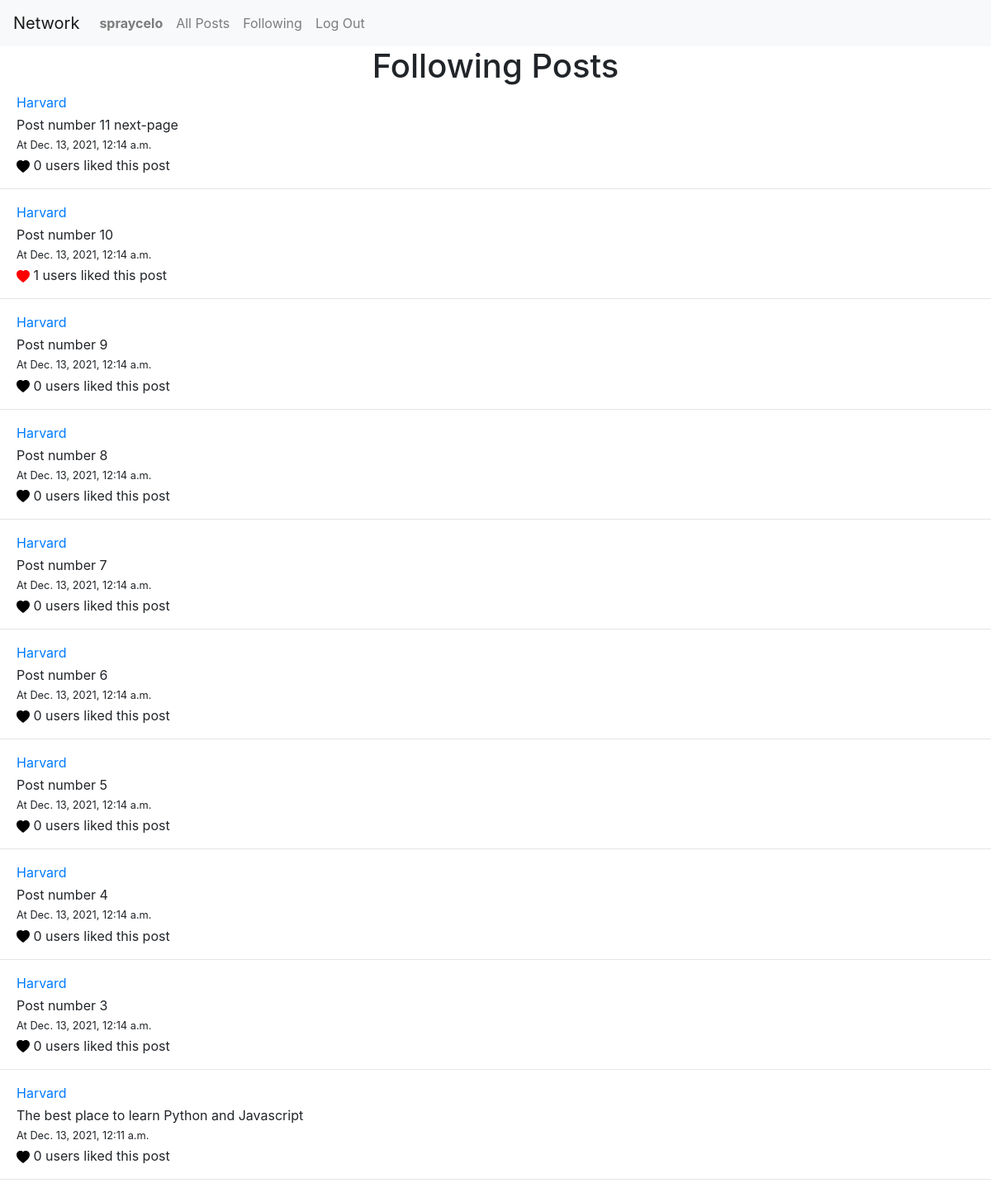
The page /following (signed in) on the database its author committed.
### network/models.py (models this page shows, shortened)
class User(AbstractUser):
    following = models.ManyToManyField("User", related_name="followers")
    pass
    def __str__(self):
        return f"{self.username}"

class Post(models.Model):
    user = models.ForeignKey("User",on_delete=models.CASCADE, related_name="usersPost")
    content = models.CharField(max_length=255)
    likes = models.ManyToManyField("User", related_name="peaopleliked", blank=True)
    timestamp = models.DateTimeField(auto_now_add=True)
    class Meta:
        ordering = ["timestamp"]

### network/views.py (the view)
# urls.py: path("following", views.followingPosts, name="following"),
@csrf_exempt
def followingPosts(request):
    likebutton(request, request.user, request.body)
    user = User.objects.get(username=request.user)
    userFollowing = [user.username for user in user.following.all()]
    allPosts = Post.objects.filter(user__username__in=userFollowing).order_by("-timestamp").exclude(user__username=request.user)
    p = Paginator(allPosts, 10)
    page_num = request.GET.get("page", 1)
    page = p.page(page_num)
    return render(request, "network/following.html", {
        "FollowingPosts": page,
    })

### network/views.py (called while the page is built)
def likebutton(request, user, content):
    if request.method == "PUT":
        data = json.loads(content)
        userLiking = User.objects.get(username=user)
        postLiking = Post.objects.get(id=data["id"])
    if request.method == "PUT" and str(userLiking) in [i.username for i in postLiking.likes.all()] :
        postLiking.likes.remove(userLiking)
        postLiking.save()
    elif request.method == "PUT" and userLiking not in [i.username for i in postLiking.likes.all()]:
        postLiking.likes.add(userLiking)
        postLiking.save()

### network/templates/network/following.html (shortened to what this page needs)
{% extends "network/layout.html" %}
{% load static %}
{% block following %}
<div id="containerPosts">
    <h1 class="text-center">Following Posts</h1>
    {%for posts in FollowingPosts%}
    <div class="allPosts">
        <a href="{% url 'profile' posts.user %}">{{posts.user}}</a>
        <span>{{posts.content}}</span>
        <small>At {{posts.timestamp}}</small>
        {%if user.username in posts.likes.all|join:"," %}
        <span>
          <svg class="likeIcon" xmlns="http://www.w3.org/2000/svg" width="16" height="16" fill="red" class="bi bi-heart-fill" viewBox="0 0 16 16">
          <path data-id="{{posts.id}}" fill-rule="evenodd" d="M8 1.314C12.438-3.248 23.534 4.735 8 15-7.534 4.736 3.562-3.248 8 1.314z"/>
        </svg> {{posts.likes.all|length}} users liked this post</span>
        {%else%}
        <span>
          <svg class="likeIcon" xmlns="http://www.w3.org/2000/svg" width="16" height="16" fill="black" class="bi bi-heart-fill" viewBox="0 0 16 16">
            <path data-id="{{posts.id}}" fill-rule="evenodd" d="M8 1.314C12.438-3.248 23.534 4.735 8 15-7.534 4.736 3.562-3.248 8 1.314z"/>
          </svg>
          {{posts.likes.all|length}} users liked this post
        </span>
        {%endif%}
    </div>
    <hr>
    {%endfor%}
</div>
<div>
    <nav >
      </nav>
</div>
{% endblock %}

### network/templates/network/layout.html (shortened to what this page needs)
{% load static %}
<!DOCTYPE html>
<html lang="en">
    <head>
        <link rel="stylesheet" href="https://stackpath.bootstrapcdn.com/bootstrap/4.4.1/css/bootstrap.min.css">
        <link href="{% static 'network/styles.css' %}" rel="stylesheet">
    </head>
    <body>
        <nav class="navbar navbar-expand-lg navbar-light bg-light">
            <a class="navbar-brand" href="#">Network</a>
            <div>
              <ul class="navbar-nav mr-auto">
                {% if user.is_authenticated %}
                    <li class="nav-item">
                        <a id="myProfile" class="nav-link" href="{% url 'profile' user.username %}"><strong>{{ user.username }}</strong></a>
                    </li>
                {% endif %}
                <li class="nav-item">
                  <a class="nav-link" href="{% url 'index' %}" id="Posts">All Posts</a>
                </li>
                {% if user.is_authenticated %}
                    <li class="nav-item">
                        <a class="nav-link" id="myFollowing" href="{% url 'following' %}">Following </a>
                    </li>
                    <li class="nav-item">
                        <a class="nav-link" href="{% url 'logout' %}">Log Out</a>
                    </li>
                {% endif %}
              </ul>
            </div>
          </nav>
        <div class="body">
            {% block following %}
            {% endblock %}
        </div>
    </body>
</html>

### network/static/network/styles.css (style rules this page uses)
.allPosts { display: grid; gap: 3px; margin-bottom: 10px; margin-left: 20px; }
nav { display: grid; place-items: center; }

### rows shown on the page
User: username "spraycelo"
Post: user "Harvard", content "Post number 11 next-page", timestamp "Dec. 13, 2021, 12:14 a.m.", likes.all|length "0"
Post: user "Harvard", content "Post number 10", timestamp "Dec. 13, 2021, 12:14 a.m.", likes.all|length "1"
Post: user "Harvard", content "Post number 9", timestamp "Dec. 13, 2021, 12:14 a.m.", likes.all|length "0"
Post: user "Harvard", content "Post number 8", timestamp "Dec. 13, 2021, 12:14 a.m.", likes.all|length "0"
Post: user "Harvard", content "Post number 7", timestamp "Dec. 13, 2021, 12:14 a.m.", likes.all|length "0"
Post: user "Harvard", content "Post number 6", timestamp "Dec. 13, 2021, 12:14 a.m.", likes.all|length "0"
Post: user "Harvard", content "Post number 5", timestamp "Dec. 13, 2021, 12:14 a.m.", likes.all|length "0"
Post: user "Harvard", content "Post number 4", timestamp "Dec. 13, 2021, 12:14 a.m.", likes.all|length "0"
Post: user "Harvard", content "Post number 3", timestamp "Dec. 13, 2021, 12:14 a.m.", likes.all|length "0"
Post: user "Harvard", content "The best place to learn Python and Javascript", timestamp "Dec. 13, 2021, 12:11 a.m.", likes.all|length "0"
